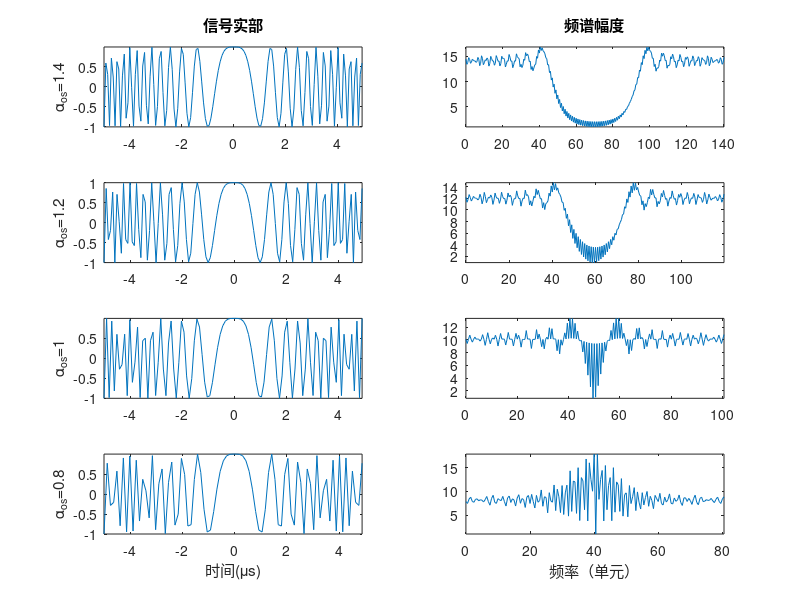

This figure's MATLAB source:
% SAR_Figure_3_4
% 2016.10.12

close all;clear all;clc

T = 10e-6;                      % 信号持续时间
B = 10e6;                       % 信号带宽
K = B/T;                        % 调频率
ratio = [1.4,1.2,1.0,0.8];
Num = length(ratio);
figure,set(gcf,'Color','w');
for ii = 1:Num
    Fs = ratio(ii)*B;           % 采样频率
    dt = 1/Fs;                  % 采样间隔
    N = ceil(T/dt);             % 采样点数

    t = ((0:N-1)-N/2)/N*T;      % 时间轴
    f = ((0:N-1)-N/2)/N*Fs;

    st0 = exp(1i*pi*K*t.^2);    % 生成信号
    st1 = [st0,zeros(1,N)];     % 补零后的信号，补1倍
    Sf = fft(st1);

    n = (0:2*N-1)/2;

    subplot(Num,2,2*ii-1),plot(t*1e6,real(st0));axis tight
    ylabel(['\alpha_{os}=',num2str(ratio(ii))]);
    if(ii == 1)
        title('信号实部');
    end
    if(ii == Num)
        xlabel('时间(\mus)');
    end
    subplot(Num,2,2*ii),plot(n,abs(Sf));axis tight
    if(ii ==1)
        title('频谱幅度');
    end
    if(ii == Num)
        xlabel('频率（单元）');
    end
end